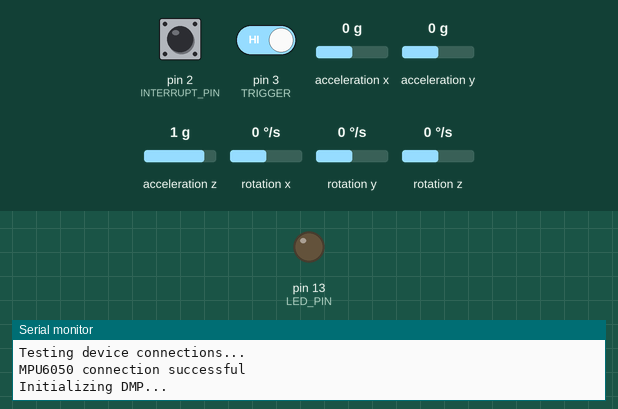
Recording of a sketch running on a simulated Arduino Uno, built with avr-gcc and run on an emulated ATmega328P. Shown: output pins drawn as LEDs (lit = HIGH), the last lines printed to the serial monitor. The inputs (shaded band) are chosen by the test bench; at power-on: acceleration x 0 g, pin 3 (TRIGGER) HIGH, pin 2 (INTERRUPT_PIN) LOW, acceleration y 0 g, rotation z 0 °/s, acceleration z 1 g, rotation x 0 °/s, rotation y 0 °/s. The sensor or clock chip raises its interrupt line as the real part does.

Above: at 0.1 s.
At 0.95 s:
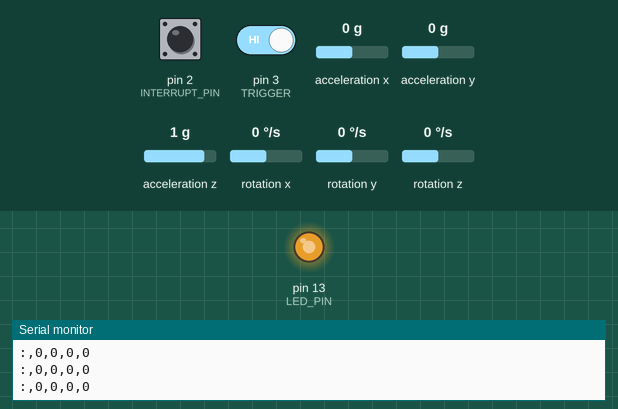
1.8 s: acceleration x set to -1.4 g
At 2.4 s:
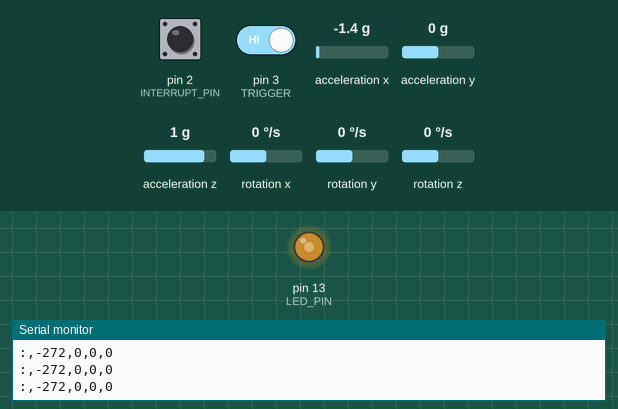
4.8 s: pin 3 (TRIGGER) driven LOW
7.8 s: pin 2 (INTERRUPT_PIN) pulled HIGH for 0.15 s
10.8 s: acceleration y set to -1.4 g
13.8 s: pin 2 (INTERRUPT_PIN) pulled HIGH for 1 s
17.8 s: rotation z set to -192 °/s
Timing chart, 0 to 21.8 s (numbered marks = the images above; inputs shaded):
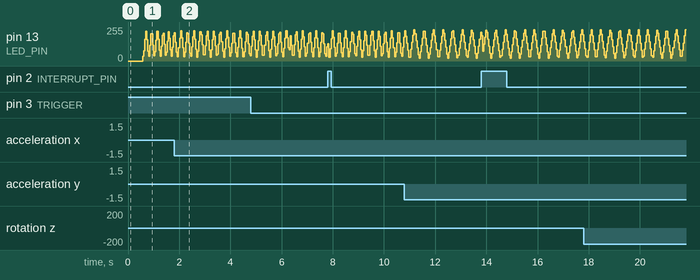

The sketch:

Lightless-MPU6050.ino
```cpp
// (licence header left out)
#include "I2Cdev.h"
#include "MPU6050_6Axis_MotionApps20.h"
#include "MPU6050.h"

#if I2CDEV_IMPLEMENTATION == I2CDEV_ARDUINO_WIRE
    #include "Wire.h"
#endif

// class default I2C address is 0x68
// specific I2C addresses may be passed as a parameter here
// AD0 low = 0x68 (default for SparkFun breakout and InvenSense evaluation board)
// AD0 high = 0x69
MPU6050 mpu;
//MPU6050 mpu(0x69); // <-- use for AD0 high

/* =========================================================================
   NOTE: In addition to connection 3.3v, GND, SDA, and SCL, this sketch
   depends on the MPU-6050's INT pin being connected to the Arduino's
   external interrupt #0 pin. On the Arduino Uno and Mega 2560, this is
   digital I/O pin 2.
 * ========================================================================= */

#define INTERRUPT_PIN 2

#define LED_PIN 13 // (Arduino is 13, Teensy is 11, Teensy++ is 6)
#define TRIGGER 3
bool blinkState = false;

// MPU control/status vars
bool dmpReady = false;  // set true if DMP init was successful
uint8_t mpuIntStatus;   // holds actual interrupt status byte from MPU
uint8_t devStatus;      // return status after each device operation (0 = success, !0 = error)
uint16_t packetSize;    // expected DMP packet size (default is 42 bytes)
uint16_t fifoCount;     // count of all bytes currently in FIFO
uint8_t fifoBuffer[64]; // FIFO storage buffer

// orientation/motion vars
Quaternion q;           // [w, x, y, z]         quaternion container
VectorInt16 aa;         // [x, y, z]            accel sensor measurements
VectorInt16 aaReal;     // [x, y, z]            gravity-free accel sensor measurements
VectorInt16 aaWorld;    // [x, y, z]            world-frame accel sensor measurements
VectorFloat gravity;    // [x, y, z]            gravity vector
float euler[3];         // [psi, theta, phi]    Euler angle container
float ypr[3];           // [yaw, pitch, roll]   yaw/pitch/roll container and gravity vector

volatile bool mpuInterrupt = false;     // indicates whether MPU interrupt pin has gone high
void dmpDataReady() {
    blinkState = !blinkState;
    digitalWrite(LED_PIN, blinkState);
    mpuInterrupt = true;
}

int yawn = 0;
int pitch = 0;
int roll = 0;
int button = 0;


void setup() {
  // join I2C bus (I2Cdev library doesn't do this automatically)
    #if I2CDEV_IMPLEMENTATION == I2CDEV_ARDUINO_WIRE
        Wire.begin();
        Wire.setClock(400000); // 400kHz I2C clock. Comment this line if having compilation difficulties
        Wire.setWireTimeout(3000, true);
    #elif I2CDEV_IMPLEMENTATION == I2CDEV_BUILTIN_FASTWIRE
        Fastwire::setup(400, true);
    #endif

    Serial.begin(115200);

    mpu.initialize();
    pinMode(INTERRUPT_PIN, INPUT);

    pinMode(TRIGGER,INPUT);

    // verify connection
    Serial.println(F("Testing device connections..."));
    Serial.println(mpu.testConnection() ? F("MPU6050 connection successful") : F("MPU6050 connection failed"));

    // load and configure the DMP
    Serial.println(F("Initializing DMP..."));
    devStatus = mpu.dmpInitialize();

    mpu.setXGyroOffset(220);
    mpu.setYGyroOffset(76);
    mpu.setZGyroOffset(-85);
    mpu.setZAccelOffset(1788);

        // make sure it worked (returns 0 if so)
    if (devStatus == 0) {
        // Calibration Time: generate offsets and calibrate our MPU6050
        mpu.CalibrateAccel(6);
        mpu.CalibrateGyro(6);
        mpu.PrintActiveOffsets();
        // turn on the DMP, now that it's ready
        Serial.println(F("Enabling DMP..."));
        mpu.setDMPEnabled(true);

        // enable Arduino interrupt detection
        Serial.print(F("Enabling interrupt detection (Arduino external interrupt "));
        Serial.print(digitalPinToInterrupt(INTERRUPT_PIN));
        Serial.println(F(")..."));
        attachInterrupt(digitalPinToInterrupt(INTERRUPT_PIN), dmpDataReady, RISING);
        mpuIntStatus = mpu.getIntStatus();

        // set our DMP Ready flag so the main loop() function knows it's okay to use it
        Serial.println(F("DMP ready! Waiting for first interrupt..."));
        dmpReady = true;

        // get expected DMP packet size for later comparison
        packetSize = mpu.dmpGetFIFOPacketSize();
    } else {
        // ERROR!
        // 1 = initial memory load failed
        // 2 = DMP configuration updates failed
        // (if it's going to break, usually the code will be 1)
        Serial.print(F("DMP Initialization failed (code "));
        Serial.print(devStatus);
        Serial.println(F(")"));
    }

    // configure LED for output
    pinMode(LED_PIN, OUTPUT);


} //end setup

void loop() {
  // put your main code here, to run repeatedly:

    // if programming failed, don't try to do anything
    //if (!dmpReady) return;
    // read a packet from FIFO
    if (mpu.dmpGetCurrentFIFOPacket(fifoBuffer)) {

            mpu.dmpGetQuaternion(&q, fifoBuffer);
            mpu.dmpGetGravity(&gravity, &q);
            mpu.dmpGetYawPitchRoll(ypr, &q, &gravity);

            //Serial.print(ypr[0] * 180/M_PI); // yawn

            //Serial.print("\t");
            //Serial.print(ypr[1] * 180/M_PI); //roll
            //Serial.print("\t");
            //Serial.println(ypr[2] * 180/M_PI); //pitch
            yawn = (ypr[0] * 180/M_PI) * 5;
            pitch = (ypr[2] * 180/M_PI )* 5;
            roll = (ypr[1] * 180/M_PI) * 5;
            button = !digitalRead(TRIGGER);

            Serial.print(":,");
            Serial.print(roll);
            Serial.print(",");
            Serial.print(pitch);
            Serial.print(",");
            Serial.print(yawn);
            Serial.print(",");
            Serial.println(button);


           // (":, %i , %i , %i , %i \n", roll, pitch, yawn, button);


            blinkState = !blinkState;
            digitalWrite(LED_PIN, blinkState);

    }


}
```
